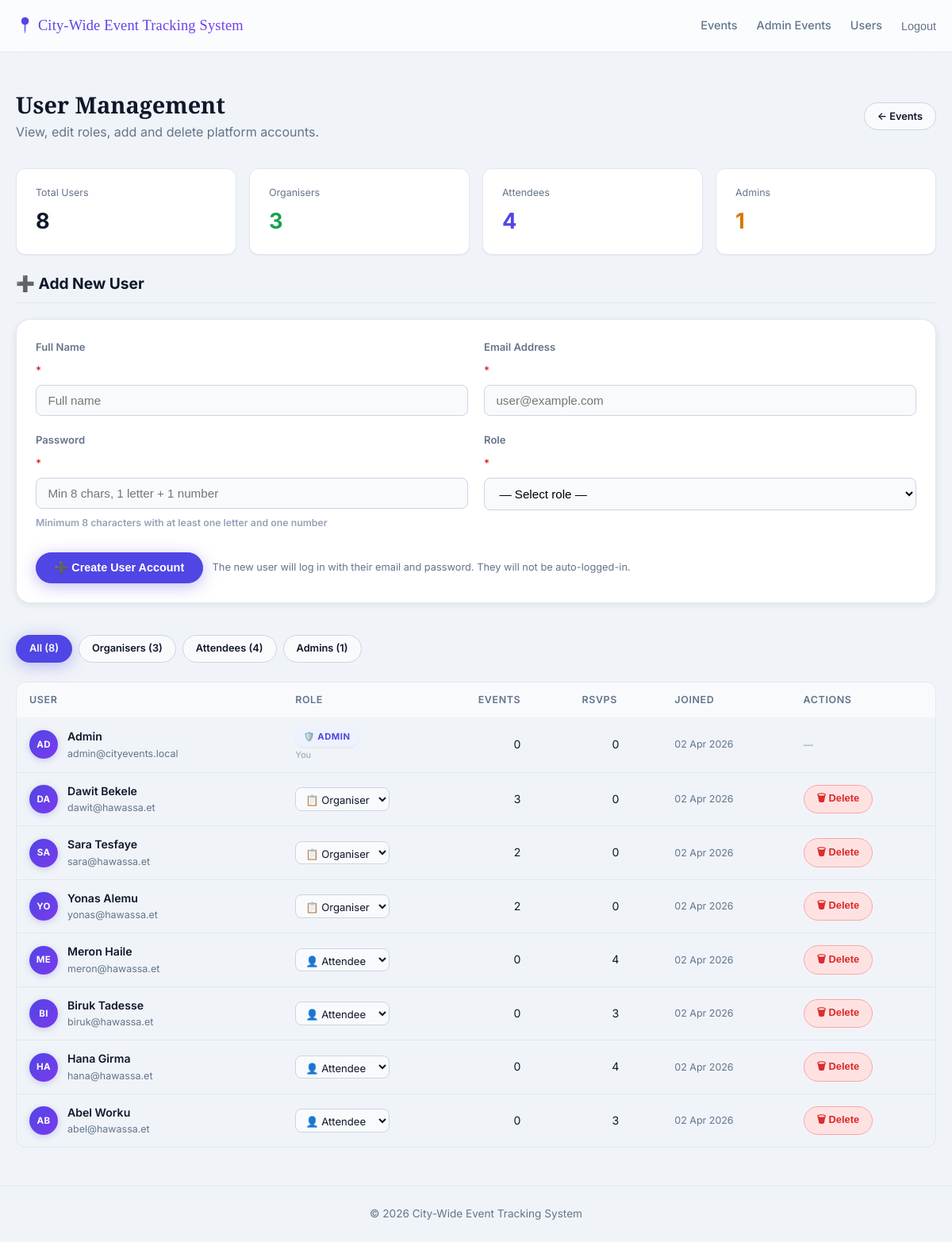
The app's page /index.php?page=admin_users (signed in) with its own data.
### tables this page shows
CREATE TABLE users (
    id INT UNSIGNED AUTO_INCREMENT PRIMARY KEY,
    name VARCHAR(100) NOT NULL,
    email VARCHAR(150) NOT NULL UNIQUE,
    password_hash VARCHAR(255) NOT NULL,
    role ENUM('attendee', 'organizer', 'admin') NOT NULL DEFAULT 'attendee',
    created_at DATETIME NOT NULL DEFAULT CURRENT_TIMESTAMP
);

### public/index.php (called while the page is built, shortened)
<?php
require __DIR__ . '/../includes/session.php';
require __DIR__ . '/../includes/helpers.php';
require __DIR__ . '/../config/routes.php';
$page = $_GET['page'] ?? 'event_feed';
$viewFile = $routes[$page] ?? null;
require __DIR__ . '/../views/layout/header.php';
require $viewFile;
require __DIR__ . '/../views/layout/footer.php';

### includes/helpers.php (called while the page is built, shortened)
<?php
function e(?string $value): string
{
    return htmlspecialchars($value ?? '', ENT_QUOTES, 'UTF-8');
}
function url_for(string $page, array $params = []): string
{
    $params = array_merge(['page' => $page], array_filter($params, static fn($v) => $v !== null));
    $query = http_build_query($params);
    return BASE_URL . 'index.php' . ($query ? '?' . $query : '');
}

### includes/session.php (called while the page is built, shortened)
<?php
function current_user_id(): ?int
{
    return isset($_SESSION['user_id']) ? (int) $_SESSION['user_id'] : null;
}
function current_user_role(): ?string
{
    return $_SESSION['user_role'] ?? null;
}
function user_has_role(string $role): bool
{
    return current_user_role() === $role;
}

### models/UserModel.php (called while the page is built, shortened)
<?php
function user_get_all(?string $roleFilter = null): array
{
    $pdo = get_pdo();
    $where = $roleFilter ? " WHERE u.role = :role" : '';
    $stmt = $pdo->prepare(
        "SELECT u.id, u.name, u.email, u.role, u.created_at,
                (SELECT COUNT(*) FROM events e WHERE e.organizer_id = u.id) AS event_count,
                (SELECT COUNT(*) FROM rsvps r WHERE r.user_id = u.id) AS rsvp_count
         FROM users u{$where}
         ORDER BY u.created_at DESC"
    );
    $params = $roleFilter ? [':role' => $roleFilter] : [];
    $stmt->execute($params);
    return $stmt->fetchAll();
}
function user_count_by_role(): array
{
    $pdo = get_pdo();
    $stmt = $pdo->query("SELECT role, COUNT(*) AS c FROM users GROUP BY role");
    $result = ['admin' => 0, 'organizer' => 0, 'attendee' => 0, 'total' => 0];
    foreach ($stmt->fetchAll() as $row) {
        $result[$row['role']] = (int) $row['c'];
        $result['total'] += (int) $row['c'];
    }
    return $result;
}

### views/pages/admin_users.php (the view, shortened to what this page needs)
<?php
require_once __DIR__ . '/../../includes/auth_guard.php';
require_once __DIR__ . '/../../includes/helpers.php';
require_once __DIR__ . '/../../includes/session.php';
require_once __DIR__ . '/../../models/UserModel.php';
$roleFilter = isset($_GET['role']) && in_array($_GET['role'], ['admin', 'organizer', 'attendee'], true)
    ? $_GET['role'] : null;
$users   = user_get_all($roleFilter);
$counts  = user_count_by_role();
$actorId = current_user_id() ?? 0;
$roleLabels = ['admin' => '🛡️ Admin', 'organizer' => '📋 Organiser', 'attendee' => '👤 Attendee'];
$addOld    = $_SESSION['old_input']['add_user'] ?? [];
$addErrors = $_SESSION['validation_errors'] ?? [];
function add_err_class(string $field, array $errors): string
{
    return isset($errors[$field]) ? ' input-error' : '';
}
?>
<div class="dashboard-header">
    <div>
        <h1 style="font-family:var(--font-display);font-size:1.8rem;">User Management</h1>
        <p style="color:var(--color-text-muted);margin-top:var(--sp-1);">View, edit roles, add and delete platform accounts.</p>
    </div>
    <div style="display:flex;gap:var(--sp-3);">
        <a href="<?= e(url_for('admin_events')) ?>" class="button subtle sm">← Events</a>
    </div>
</div>
<div class="stat-row">
    <div class="stat-box">
        <div class="stat-label">Total Users</div>
        <div class="stat-value"><?= $counts['total'] ?></div>
    </div>
    <div class="stat-box">
        <div class="stat-label">Organisers</div>
        <div class="stat-value" style="color:var(--color-success)"><?= $counts['organizer'] ?></div>
    </div>
    <div class="stat-box">
        <div class="stat-label">Attendees</div>
        <div class="stat-value" style="color:var(--color-primary)"><?= $counts['attendee'] ?></div>
    </div>
    <div class="stat-box">
        <div class="stat-label">Admins</div>
        <div class="stat-value" style="color:var(--color-warning)"><?= $counts['admin'] ?></div>
    </div>
</div>
<section class="dashboard-section" id="add-user">
    <h2>➕ Add New User</h2>
    <div class="card">
        <form action="<?= e(BASE_URL . 'actions/admin/add_user.php') ?>" method="post"
              class="auth-form validated-form" id="addUserForm" novalidate>
            <div style="display:grid;grid-template-columns:1fr 1fr;gap:var(--sp-5);" class="form-two-col">
                <label>
                    Full Name <span style="color:var(--color-danger)">*</span>
                    <input type="text" name="name" id="adduser_name" maxlength="100" required
                           placeholder="Full name"
                           value="<?= htmlspecialchars($addOld['name'] ?? '', ENT_QUOTES, 'UTF-8') ?>"
                           class="<?= add_err_class('name', $addErrors) ?: add_err_class('name_len', $addErrors) ?>">
                </label>
                <label>
                    Email Address <span style="color:var(--color-danger)">*</span>
                    <input type="email" name="email" id="adduser_email" maxlength="150" required
                           placeholder="user@example.com"
                           value="<?= htmlspecialchars($addOld['email'] ?? '', ENT_QUOTES, 'UTF-8') ?>"
                           class="<?= add_err_class('email', $addErrors) ?>">
                </label>
                <label>
                    Password <span style="color:var(--color-danger)">*</span>
                    <input type="password" name="password" id="adduser_password" required
                           placeholder="Min 8 chars, 1 letter + 1 number"
                           autocomplete="new-password"
                           class="<?= add_err_class('password', $addErrors) ?>">
                    <small class="input-hint">Minimum 8 characters with at least one letter and one number</small>
                </label>
                <label>
                    Role <span style="color:var(--color-danger)">*</span>
                    <select name="role" id="adduser_role" required
                            class="<?= add_err_class('role', $addErrors) ?>">
                        <option value="">— Select role —</option>
                    </select>
                </label>
            </div>
            <div style="display:flex;gap:var(--sp-3);align-items:center;flex-wrap:wrap;margin-top:var(--sp-2);">
                <button type="submit" class="button primary" id="addUserBtn">
                    ➕ Create User Account
                </button>
                <span style="font-size:.8rem;color:var(--color-text-muted)">
                    The new user will log in with their email and password. They will not be auto-logged-in.
                </span>
            </div>
        </form>
    </div>
</section>
<div style="display:flex;gap:var(--sp-2);margin-bottom:var(--sp-6);flex-wrap:wrap;">
    <a href="<?= e(url_for('admin_users')) ?>"
       class="button sm <?= $roleFilter === null ? 'primary' : 'subtle' ?>">All (<?= $counts['total'] ?>)</a>
    <?php foreach (['organizer' => 'Organisers', 'attendee' => 'Attendees', 'admin' => 'Admins'] as $r => $label): ?>
        <a href="<?= e(url_for('admin_users', ['role' => $r])) ?>"
           class="button sm <?= $roleFilter === $r ? 'primary' : 'subtle' ?>"><?= $label ?> (<?= $counts[$r] ?>)</a>
    <?php endforeach; ?>
</div>
<?php if (empty($users)): ?>
    <div class="empty-state" style="padding:var(--sp-8) 0">
        <div class="empty-icon">👥</div>
        <h3>No users found</h3>
    </div>
<?php else: ?>
<div class="table-wrap">
    <table>
        <thead>
            <tr>
                <th>User</th>
                <th>Role</th>
                <th>Events</th>
                <th>RSVPs</th>
                <th>Joined</th>
                <th>Actions</th>
            </tr>
        </thead>
        <tbody>
            <?php foreach ($users as $u): ?>
                <?php $isSelf = (int)$u['id'] === $actorId; ?>
                <tr>
                    <td>
                        <div style="display:flex;align-items:center;gap:var(--sp-3);">
                            <div class="avatar-circle" data-initials="<?= e(strtoupper(mb_substr($u['name'], 0, 2))) ?>">
                                <?= e(strtoupper(mb_substr($u['name'], 0, 2))) ?>
                            </div>
                            <div>
                                <div style="font-weight:600;font-size:.88rem;"><?= e($u['name']) ?></div>
                                <div style="font-size:.78rem;color:var(--color-text-muted);"><?= e($u['email']) ?></div>
                            </div>
                        </div>
                    </td>
                    <td>
                        <?php if ($isSelf): ?>
                            <span class="badge badge-approved"><?= $roleLabels[$u['role']] ?? $u['role'] ?></span>
                            <div style="font-size:.7rem;color:var(--color-text-light);margin-top:2px;">You</div>
                        <?php else: ?>
                            <form action="<?= e(BASE_URL . 'actions/admin/update_user_role.php') ?>" method="post"
                                  style="display:flex;align-items:center;gap:var(--sp-2);">
                                <select name="role" class="form-control"
                                        style="padding:.3rem .5rem;font-size:.82rem;width:auto;min-width:110px;"
                                        onchange="this.form.submit()">
                                    <option value="attendee"  <?= $u['role'] === 'attendee'  ? 'selected' : '' ?>>👤 Attendee</option>
                                    <option value="organizer" <?= $u['role'] === 'organizer' ? 'selected' : '' ?>>📋 Organiser</option>
                                </select>
                            </form>
                        <?php endif; ?>
                    </td>
                    <td style="font-size:.88rem;text-align:center;"><?= (int)$u['event_count'] ?></td>
                    <td style="font-size:.88rem;text-align:center;"><?= (int)$u['rsvp_count'] ?></td>
                    <td style="font-size:.78rem;color:var(--color-text-muted);"><?= e(date('d M Y', strtotime($u['created_at']))) ?></td>
                    <td>
                        <?php if (!$isSelf): ?>
                            <form action="<?= e(BASE_URL . 'actions/admin/delete_user.php') ?>" method="post"
                                  onsubmit="return confirm('Delete <?= e($u['name']) ?>? This removes all their events, RSVPs, and comments.');">
                                <button type="submit" class="button danger sm">🗑 Delete</button>
                            </form>
                        <?php else: ?>
                            <span style="font-size:.78rem;color:var(--color-text-light);">—</span>
                        <?php endif; ?>
                    </td>
                </tr>
            <?php endforeach; ?>
        </tbody>
    </table>
</div>
<?php endif; ?>

### views/layout/header.php (shortened to what this page needs)
<?php
require_once __DIR__ . '/../../includes/session.php';
require_once __DIR__ . '/../../includes/helpers.php';
?>
<!DOCTYPE html>
<html lang="en">
<head>
    <link rel="stylesheet" href="<?= e(BASE_URL . 'assets/css/style.css') ?>">
</head>
<body>
<header class="site-header" role="banner">
    <div class="container header-inner">
        <a href="<?= e(url_for('event_feed')) ?>" class="logo" aria-label="<?= e(APP_NAME) ?> home">
            📍 <?= e(APP_NAME) ?>
        </a>
        <nav class="main-nav" id="mainNav" role="navigation" aria-label="Main navigation">
            <a href="<?= e(url_for('event_feed')) ?>">Events</a>
            <?php if (current_user_id() !== null): ?>
                <?php if (user_has_role('admin')): ?>
                    <a href="<?= e(url_for('admin_events')) ?>">Admin Events</a>
                    <a href="<?= e(url_for('admin_users')) ?>">Users</a>
                <?php endif; ?>
                <form action="<?= e(BASE_URL . 'actions/auth/logout.php') ?>" method="post" class="inline-form">
                    <button type="submit" aria-label="Log out">Logout</button>
                </form>
            <?php else: ?>
                <a href="<?= e(url_for('login')) ?>">Login</a>
                <a href="<?= e(url_for('register')) ?>">Register</a>
            <?php endif; ?>
        </nav>
    </div>
</header>
<main class="site-main container" id="main-content">

### views/layout/footer.php (shortened to what this page needs)
</main>
<footer class="site-footer">
    <div class="container">
        <p>&copy; <?= date('Y') ?> <?= e(APP_NAME) ?></p>
    </div>
</footer>
</body>
</html>

### records on screen
users: name "AD", name "Admin", email "admin@cityevents.local", role "🛡️ ADMIN", event_count "0", rsvp_count "0", created_at "02 Apr 2026"
users: name "DA", name "Dawit Bekele", email "dawit@hawassa.et", role "📋 Organiser", event_count "3", rsvp_count "0", created_at "02 Apr 2026"
users: name "SA", name "Sara Tesfaye", email "sara@hawassa.et", role "📋 Organiser", event_count "2", rsvp_count "0", created_at "02 Apr 2026"
users: name "YO", name "Yonas Alemu", email "yonas@hawassa.et", role "📋 Organiser", event_count "2", rsvp_count "0", created_at "02 Apr 2026"
users: name "ME", name "Meron Haile", email "meron@hawassa.et", role "👤 Attendee", event_count "0", rsvp_count "4", created_at "02 Apr 2026"
users: name "BI", name "Biruk Tadesse", email "biruk@hawassa.et", role "👤 Attendee", event_count "0", rsvp_count "3", created_at "02 Apr 2026"
users: name "HA", name "Hana Girma", email "hana@hawassa.et", role "👤 Attendee", event_count "0", rsvp_count "4", created_at "02 Apr 2026"
users: name "AB", name "Abel Worku", email "abel@hawassa.et", role "👤 Attendee", event_count "0", rsvp_count "3", created_at "02 Apr 2026"

### other values on screen
APP_NAME "City-Wide Event Tracking System"
$counts['total'] "8"
$counts['organizer'] "3"
$counts['attendee'] "4"
$counts['admin'] "1"
$label "Organisers"
$counts[$r] "3"
$label "Attendees"
$counts[$r] "4"
$label "Admins"
$counts[$r] "1"
